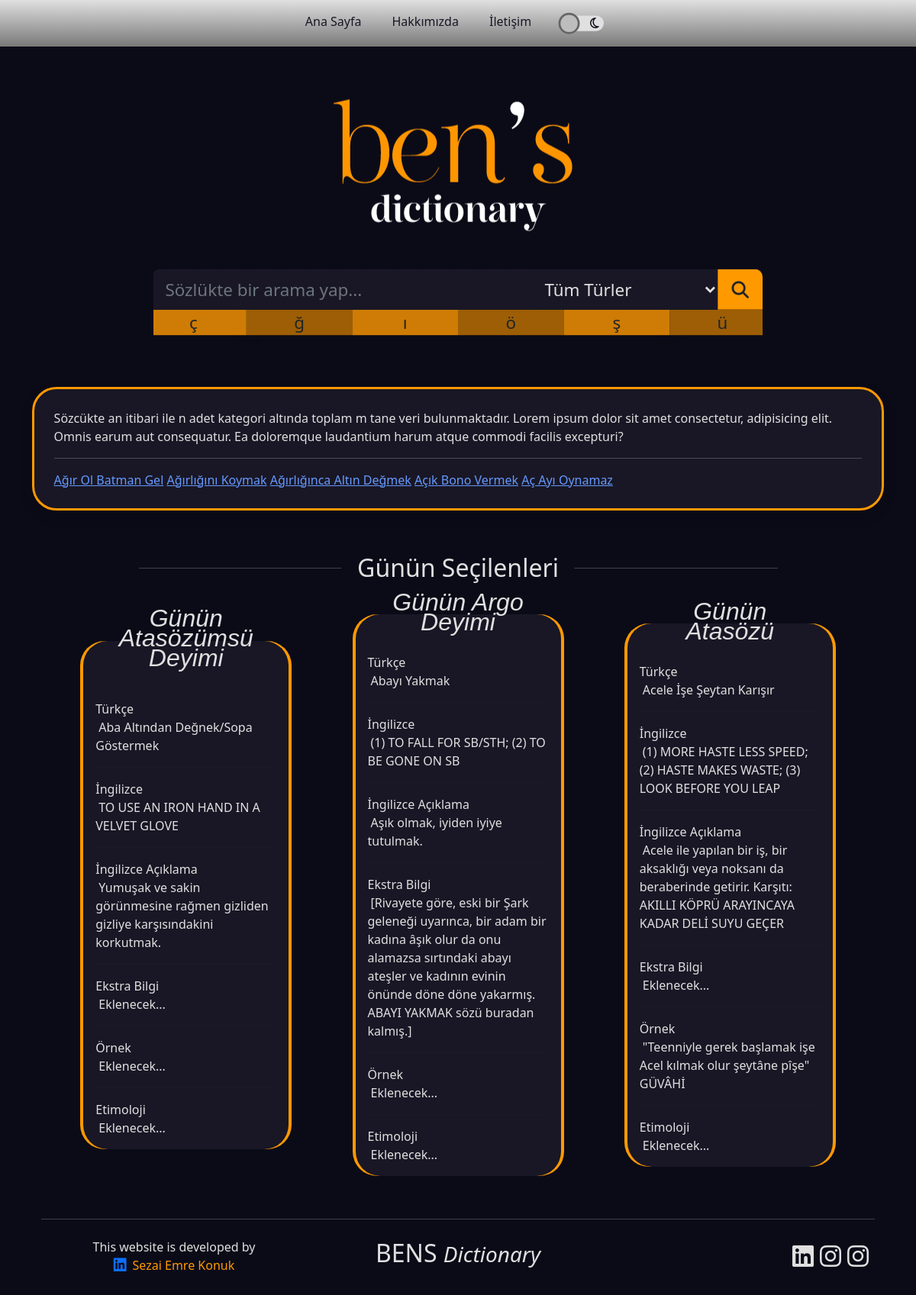
The app's page /, older data.
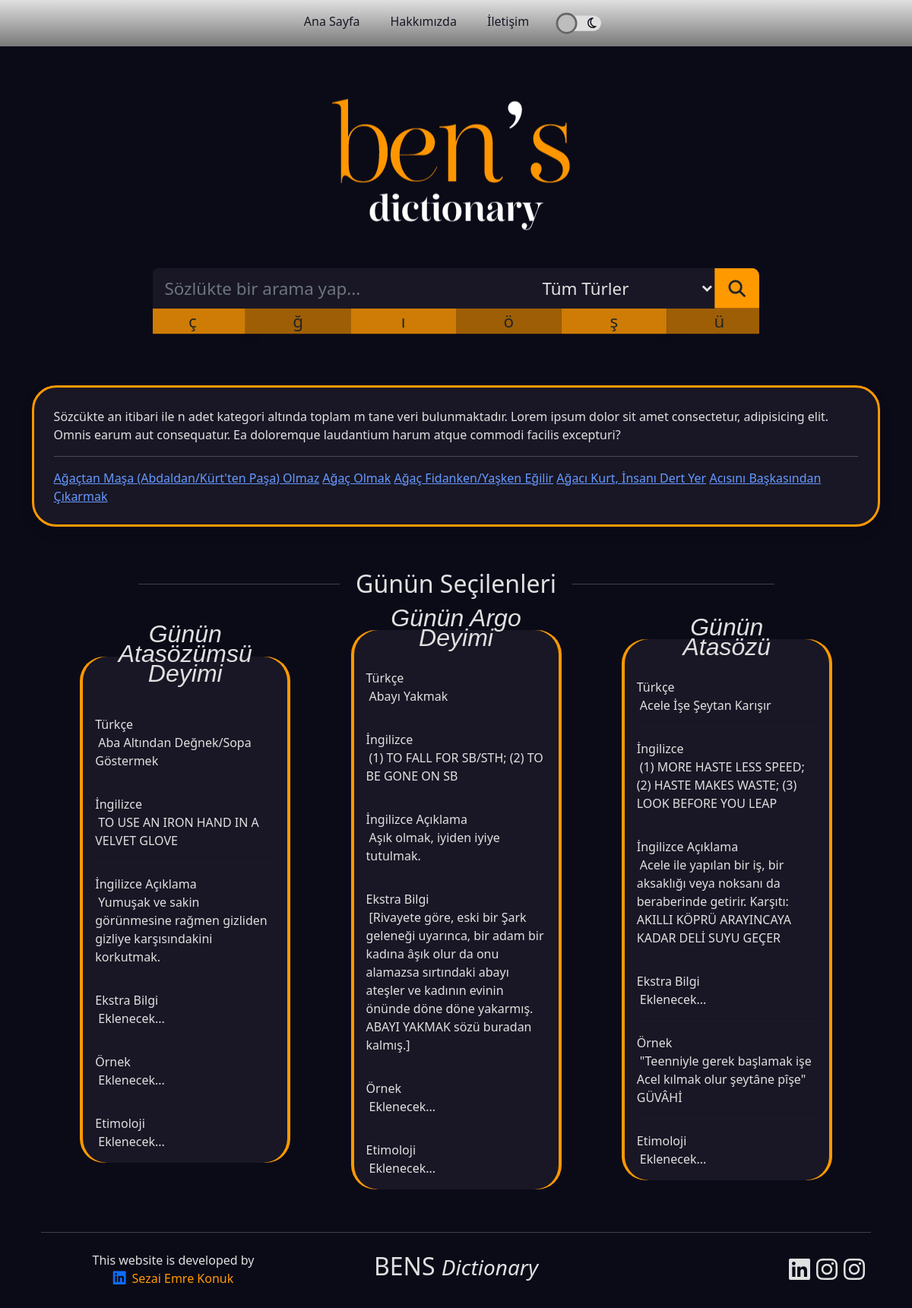
The same page, newer data.
### dictionary/models.py (models this page shows, shortened)
class Structure(models.Model):
    structureType = models.ForeignKey(typeOf, on_delete=models.CASCADE, null=True)
    turkish = models.CharField(max_length=200)
    english = models.CharField(max_length=200)
    description = models.TextField()
    extraInformation = models.CharField(max_length=200, blank=True, null=True)
    example = models.TextField(blank=True, null=True)
    etymology = models.TextField(blank=True, null=True)
    original = models.ForeignKey(comesFrom, null=True, blank=True, on_delete=models.CASCADE)
    last_searched = models.DateTimeField(auto_now=False, blank=True, null=True)
    search_count = models.IntegerField(default=0)
    slug = models.SlugField(max_length=200, unique=True, null=True, blank=True)

### dictionary/views.py (the view)
# urls.py: path('', views.index, name="index"),
def index(request):
    return render(request, 'dictionary/index.html',
                  {'recent': recents.get_recent_searched_posts(5), 'allIdioms': Structure.objects.all(),
                   'idiomOfDay': Structure.objects.get(id=1), 'proverbOfDay': Structure.objects.get(id=2),
                   'itwds': Structure.objects.get(id=3)})

### dictionary/models.py (called while the page is built)
    def __str__(self):
        return self.type

### dictionary/recents.py (called while the page is built)
def get_recent_searched_posts(limit=10):
    posts = Structure.objects.order_by('last_searched')[::-1]
    results = [{'title': post.turkish, 'search_count': post.search_count, 'slug': post.slug} for post in posts][:limit]
    return results

### dictionary/templates/dictionary/index.html (shortened to what this page needs)
{% extends 'base.html' %}
{% load static %}
{% block content %}
    <div class="container">
        <div class="logo-container position-relative">
          <img src="" alt="Logo" class="logo-index position-absolute" id="logo-index">
        </div>
        <form method="POST" action="{% url 'search' %}" id="searchBox" class="justify-content-center">
            <div class="row justify-content-md-center mt-5 text-center">
                <div class="col-md-6 px-0 shadow">
                  <div class="resizable-form">
                    <div class="px-0">
                        <div class="input-group">
                            <input type="text" id="search-input" name="search-input" class="theme-text theme-bg-color form-control no-round no-outline no-border top-left-round" placeholder="Sözlükte bir arama yap...">
                            <select name="search-type" id="search-type" class="ps-2 pe-1 no-round no-outline theme-text no-border theme-bg-color" style="">
                                <option value="Tüm Türler" selected class="">Tüm Türler</option>
                            </select>
                            <span class="input-group-btn">
                                <button class="btn btn-default theme-orange no-round top-right-round" type="submit"><i class="fa-solid fa-magnifying-glass"></i></button>
                            </span>
                        </div>
                      </div>
                      <div class="row rounded-bottom">
                          <div class="col-2" id="specialChars" data-text="ç">ç</div>
                          <div class="col-2" id="specialChars" data-text="ğ">ğ</div>
                          <div class="col-2" id="specialChars" data-text="ı">ı</div>
                          <div class="col-2" id="specialChars" data-text="ö">ö</div>
                          <div class="col-2" id="specialChars" data-text="ş">ş</div>
                          <div class="col-2" id="specialChars" data-text="ü">ü</div>
                      </div>
                    </div>
                </div>
            </div>
          </form>
        <section id="infoBox" style="margin-top: 5rem; margin-bottom: 3rem;" class="shadow">
            <div class="infoDiv theme-text">
                <div class=>
                    Sözcükte an itibari ile n adet kategori altında toplam m tane veri bulunmaktadır. Lorem ipsum dolor sit amet consectetur, adipisicing elit. Omnis earum aut consequatur. Ea doloremque laudantium harum atque commodi facilis excepturi?
                </div>
                <hr>
                <div style="margin-top: 1rem;">
                    {% for recentItem in recent %}
                        <a href="{% url 'slugSearch' recentItem.slug %}" class="theme-light-blue">{{ recentItem.title }}</a>
                    {% endfor %}
                </div>
            </div>
        </section>
        <div id="latest-added" class="position-relative w-100 up-scale">
            <span class="position-absolute theme-text latest-added-text text-center">Günün Seçilenleri</span>
        </div>
        <div class="row justify-content-evenly align-items-center" style="margin-top: 8rem;">
            <div class="col-8 col-sm-5 col-md-4 col-xl-3 p-1">
                {% include 'dictionary/partials/_idiomOfDay.html' with searchResult=idiomOfDay %}
            </div>
            <div class="col-8 col-sm-5 col-md-4 col-xl-3 p-1">
                {% include 'dictionary/partials/_idiomOfDay.html' with searchResult=proverbOfDay %}
            </div>
            <div class="col-8 col-sm-5 col-md-4 col-xl-3 p-1">
                {% include 'dictionary/partials/_idiomOfDay.html' with searchResult=itwds %}
            </div>
        </div>
{% endblock content %}

Row changes from the older to the newer data that the page shows:
no longer on this page (row edited): Structure: title "Ağır Ol Batman Gel"
no longer on this page (row edited): Structure: title "Ağırlığını Koymak"
no longer on this page (row edited): Structure: title "Ağırlığınca Altın Değmek"
no longer on this page (row edited): Structure: title "Açık Bono Vermek"
no longer on this page (row edited): Structure: title "Aç Ayı Oynamaz"
now on this page (row edited): Structure: title "Ağaçtan Maşa (Abdaldan/Kürt'ten Paşa) Olmaz"
now on this page (row edited): Structure: title "Ağaç Olmak"
now on this page (row edited): Structure: title "Ağaç Fidanken/Yaşken Eğilir"
now on this page (row edited): Structure: title "Ağacı Kurt, İnsanı Dert Yer"
now on this page (row edited): Structure: title "Acısını Başkasından Çıkarmak"
